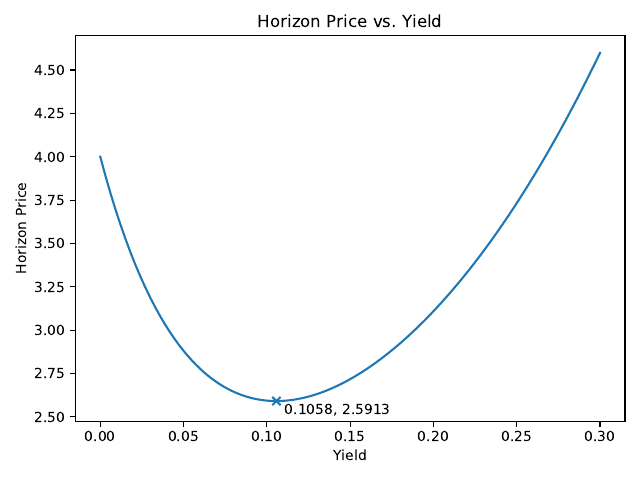

This figure's Python source:
import numpy as np
import matplotlib.pyplot as plt
from p2 import pv
from scipy.optimize import brent


def fv_horizon(r, m, n, f, horizon, c=0):
    return pv(irr=r, c=c, m=m, n=n, f=f) * (1 + r / m) ** (horizon * m)


if __name__ == '__main__':
    n = 30
    c = 0.1
    m = 1
    f = 1
    horizon = 10

    r_lst = np.linspace(0, 0.3, 1000)
    horizon_lst = [fv_horizon(r, m, n, f, horizon, c) for r in r_lst]
    plt.plot(r_lst, horizon_lst)
    plt.xlabel("Yield")
    plt.ylabel("Horizon Price")
    plt.title("Horizon Price vs. Yield")
    plt.tight_layout()
    plt.savefig('p7.pdf')
    plt.show()

    yield_min = brent(fv_horizon, args=(m, n, f, horizon, c))
    fv_horizon_min = fv_horizon(yield_min, m, n, f, horizon, c)
    print("When yield = {:.4f} and par value = 1, minimum horizon price = {:.4f}".format(yield_min,fv_horizon_min))
